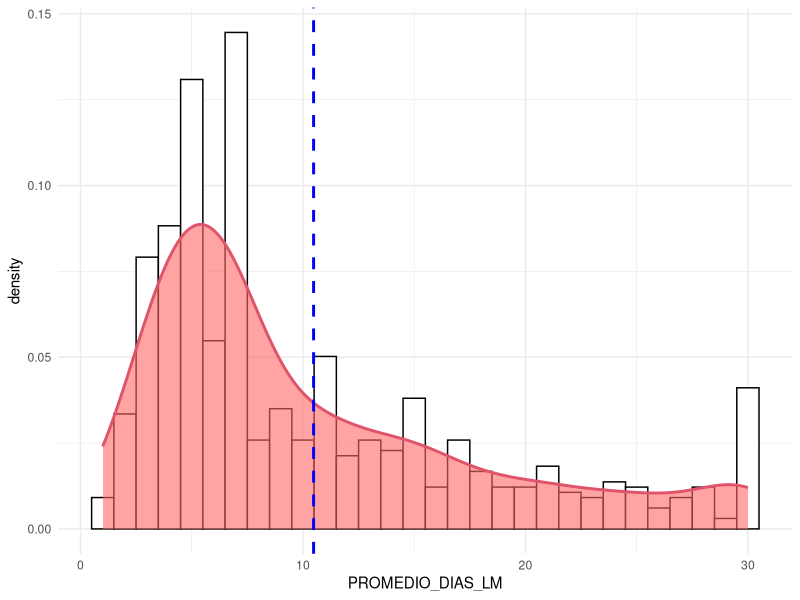
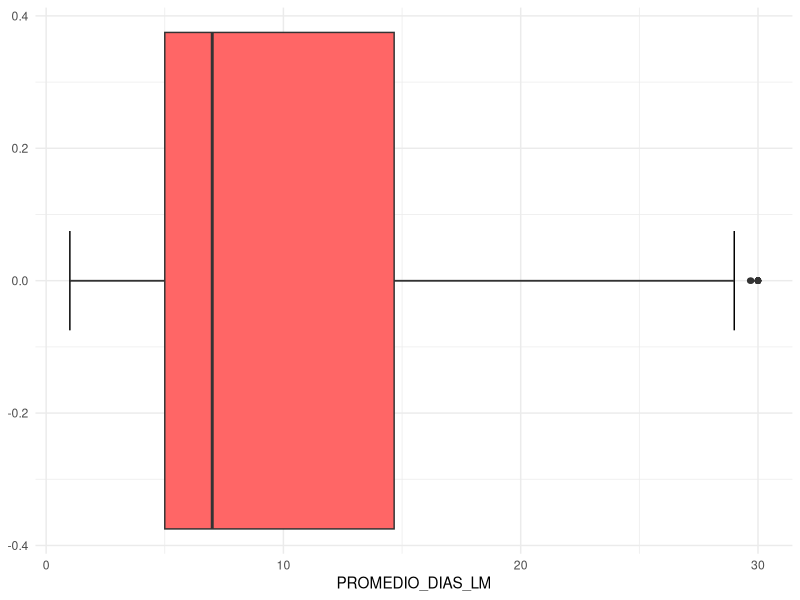
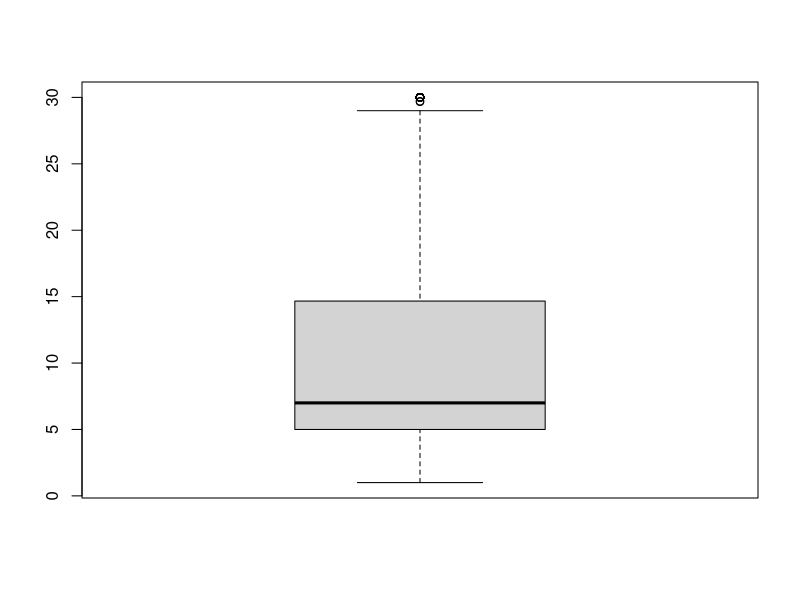
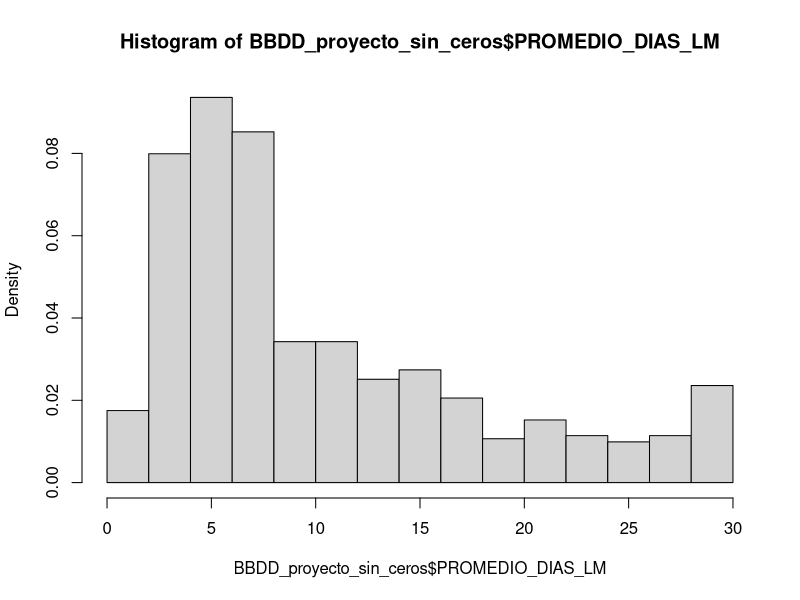

Write the R code that produced these figures, in order.
library(readxl)
library(tidyverse)


# Lectura y cambio de estructura de la BBDD

BBDD_proyecto <- read_excel("BBDD_FINAL_Mod_Lin.xlsx")
#View(BBDD_proyecto)
names(BBDD_proyecto)
glimpse(BBDD_proyecto)

BBDD_proyecto <- BBDD_proyecto %>% mutate_at(c("SEXO","ESTADO_CIVIL",
                              "SISTEMA_SALUD","NIVEL",
                              "TIPO_ESTABLECIMIENTO",
                              "CALIDAD_DESEMPEÑO",
                              "COMUNA_ESTABLECIMIENTO",
                              "ESTAMENTO","TRAMO_DOCENTE"),factor)

BBDD_proyecto$EVALUACION_DOCENTE <- factor(BBDD_proyecto$EVALUACION_DOCENTE,
                                           levels = c("SIN EVALUACIÓN",
                                                      "DESTACADO",
                                                      "BASICO",
                                                      "INSATISFACTORIO",
                                                      "COMPETENTE"))

levels(BBDD_proyecto$EVALUACION_DOCENTE)
contrasts(BBDD_proyecto$EVALUACION_DOCENTE)

BBDD_proyecto_sin_ceros <- BBDD_proyecto %>% filter(PROMEDIO_DIAS_LM != 0)


unique(BBDD_proyecto_sin_ceros$EVALUACION_DOCENTE)
levels(BBDD_proyecto_sin_ceros$EVALUACION_DOCENTE)
mod <- lm(PROMEDIO_DIAS_LM ~ EVALUACION_DOCENTE, data = BBDD_proyecto_sin_ceros)
summary(mod)



ggplot(BBDD_proyecto_sin_ceros, aes(x = PROMEDIO_DIAS_LM)) +
  geom_histogram(aes(y =..density..), colour = "black", fill = "white") +
  geom_density(alpha = 0.6 , fill = "#FF6666", lwd = 1,colour = 2)+
  geom_vline(aes(xintercept = mean(PROMEDIO_DIAS_LM)),
             color = "blue", linetype = "dashed", size = 1)+
  theme_minimal()

ggplot(BBDD_proyecto_sin_ceros, aes(x = PROMEDIO_DIAS_LM))+
  stat_boxplot(geom = "errorbar",width = 0.15) +
  geom_boxplot(fill="#FF6666")+
  theme_minimal()

summary(BBDD_proyecto_sin_ceros)
boxplot(BBDD_proyecto_sin_ceros$PROMEDIO_DIAS_LM)
hist(BBDD_proyecto_sin_ceros$PROMEDIO_DIAS_LM,freq = FALSE)

# ggplot(BBDD_proyecto_sin_ceros, aes(sample = PROMEDIO_DIAS_LM)) + 
#   stat_qq() + 
#   stat_qq_line()

modelo1 <- lm(PROMEDIO_DIAS_LM ~ SEXO + ESTADO_CIVIL + EDAD + RENTA_PROMEDIO +
     SISTEMA_SALUD + JORNADA + NIVEL + CALIDAD_DESEMPEÑO + 
     ESTAMENTO + TRAMO_DOCENTE + EVALUACION_DOCENTE + TRASLADO_COMUNA, 
   data = BBDD_proyecto_sin_ceros)

summary(modelo1)
library(MASS)
empty.model <- lm(PROMEDIO_DIAS_LM ~ 1, data = BBDD_proyecto_sin_ceros)

modform <- stepAIC(empty.model, direction = "forward", trace = FALSE, scope = modelo1)

summary(modform)

## forward

modelo0 = lm(PROMEDIO_DIAS_LM ~ 1, data = BBDD_proyecto_sin_ceros)
add1(modelo0, ~ .  + SEXO + ESTADO_CIVIL + EDAD + RENTA_PROMEDIO +
       SISTEMA_SALUD + JORNADA + NIVEL + CALIDAD_DESEMPEÑO +
       ESTAMENTO + EVALUACION_DOCENTE + TRAMO_DOCENTE + TRASLADO_COMUNA,
     test="F") # El menor p-valor(F)= < 2.2e-16 *** es STATE


modelo0 = lm(PROMEDIO_DIAS_LM ~ EVALUACION_DOCENTE, data = BBDD_proyecto_sin_ceros)
add1(modelo0, ~ .  + SEXO + ESTADO_CIVIL + EDAD + RENTA_PROMEDIO +
       SISTEMA_SALUD + JORNADA + NIVEL + CALIDAD_DESEMPEÑO +
       ESTAMENTO + EVALUACION_DOCENTE + TRAMO_DOCENTE + TRASLADO_COMUNA,
     test="F") # El menor p-valor(F)= < 2.2e-16 *** es STATE


modelo0 = lm(PROMEDIO_DIAS_LM ~ EVALUACION_DOCENTE + CALIDAD_DESEMPEÑO, data = BBDD_proyecto_sin_ceros)
add1(modelo0, ~ .  + SEXO + ESTADO_CIVIL + EDAD + RENTA_PROMEDIO +
       SISTEMA_SALUD + JORNADA + NIVEL + CALIDAD_DESEMPEÑO +
       ESTAMENTO + EVALUACION_DOCENTE + TRAMO_DOCENTE + TRASLADO_COMUNA,
     test="F") # El menor p-valor(F)= < 2.2e-16 *** es STATE


modelo0 = lm(PROMEDIO_DIAS_LM ~ EVALUACION_DOCENTE + CALIDAD_DESEMPEÑO +NIVEL, data = BBDD_proyecto_sin_ceros)
add1(modelo0, ~ .  + SEXO + ESTADO_CIVIL + EDAD + RENTA_PROMEDIO +
       SISTEMA_SALUD + JORNADA + NIVEL + CALIDAD_DESEMPEÑO +
       ESTAMENTO + EVALUACION_DOCENTE + TRAMO_DOCENTE + TRASLADO_COMUNA,
     test="F") # El menor p-valor(F)= < 2.2e-16 *** es STATE


modelo0 = lm(PROMEDIO_DIAS_LM ~ EVALUACION_DOCENTE + CALIDAD_DESEMPEÑO +NIVEL + EDAD, data = BBDD_proyecto_sin_ceros)
add1(modelo0, ~ .  + SEXO + ESTADO_CIVIL + EDAD + RENTA_PROMEDIO +
       SISTEMA_SALUD + JORNADA + NIVEL + CALIDAD_DESEMPEÑO +
       ESTAMENTO + EVALUACION_DOCENTE + TRAMO_DOCENTE + TRASLADO_COMUNA,
     test="F") # El menor p-valor(F)= < 2.2e-16 *** es STATE


modelo0 = lm(PROMEDIO_DIAS_LM ~ EVALUACION_DOCENTE + CALIDAD_DESEMPEÑO +NIVEL + EDAD + TRAMO_DOCENTE, data = BBDD_proyecto_sin_ceros)
add1(modelo0, ~ .  + SEXO + ESTADO_CIVIL + EDAD + RENTA_PROMEDIO +
       SISTEMA_SALUD + JORNADA + NIVEL + CALIDAD_DESEMPEÑO +
       ESTAMENTO + EVALUACION_DOCENTE + TRAMO_DOCENTE + TRASLADO_COMUNA,
     test="F") # El menor p-valor(F)= < 2.2e-16 *** es STATE

summary(modelo0)
contrasts(BBDD_proyecto_sin_ceros$EVALUACION_DOCENTE)
